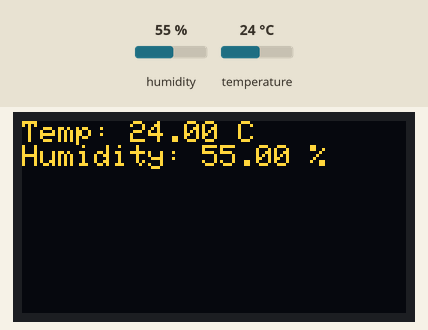
The sketch below on a simulated ESP32. On the bench: 128×64 one-colour display. The test bench sets the inputs (shaded band); at power-on: humidity 55 %, temperature 24 °C. The OLED is the two-colour kind (top 16 rows yellow); WiFi joins after 1.5 s; servers stay silent unless stated; web services answer with replies made up by the test bench; what the sketch prints to the serial monitor is not drawn.

Above: at 2.7 s.
2.8 s: humidity set to 22 %
At 5.5 s:
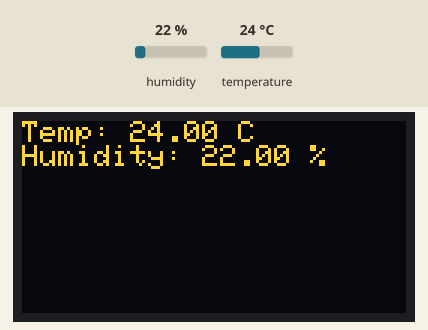
7.1 s: temperature set to 12 °C
At 9.7 s:
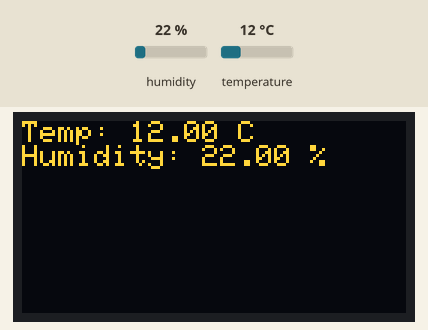
11.4 s: humidity set to 40 %
At 12.6 s:
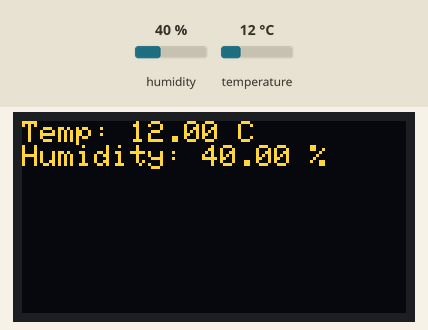
15.7 s: temperature set to 19 °C
Timing chart, 0 to 18.7 s (numbered marks = the images above; inputs shaded):
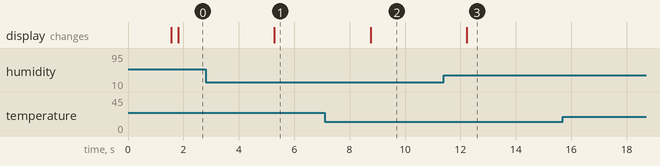

The sketch:

esp32-humidity-oled-thingspeek.ino
```cpp
#include <WiFi.h>
#include <HTTPClient.h>
#include "DHT.h"
//#include <ArduinoJson.h>
#include <SPI.h>
#include <Wire.h>
#include <Adafruit_GFX.h>
#include <Adafruit_SSD1306.h>
// OLED display settings
#define SCREEN_WIDTH 128
#define SCREEN_HEIGHT 64
#define OLED_RESET    -1
Adafruit_SSD1306 display(SCREEN_WIDTH, SCREEN_HEIGHT, &Wire, OLED_RESET);
#define DHTPIN 4           // Pin where the DHT11 data pin is connected
#define DHTTYPE DHT11
DHT dht(DHTPIN, DHTTYPE);
const char* ssid = "OPPO A3 Pro 5G";
const char* password = "pravallika123";
const char* apiKey = "SRAYJO7S5BG96X4U";
const char* server = "http://api.thingspeak.com/update";
void setup() {
  Serial.begin(115200);
  WiFi.begin(ssid, password);
  dht.begin();
  while (WiFi.status() != WL_CONNECTED) {
    delay(500);
    Serial.print(".");
  }
  Serial.println("WiFi connected");
  display.begin(SSD1306_SWITCHCAPVCC, 0x3C);
  display.clearDisplay(); // Clear the OLED screen
// Initialize the DHT sensor
  display.setTextSize(1);      // Set text size to normal
  display.setTextColor(SSD1306_WHITE); // White text
  display.setCursor(0, 0);     // Start at top-left corner
  display.println(F("DHT11 Data:"));
  display.display();           // Show the text on the OLED
}
void loop() {
  float temperature = dht.readTemperature();
  float humidity = dht.readHumidity();
 if (!isnan(temperature) && !isnan(humidity)) {
    // Send data to ThingSpeak
    if (WiFi.status() == WL_CONNECTED) {
      HTTPClient http;
      String url = String(server) + "?api_key=" + apiKey + "&field1=" + temperature + "&field2=" + humidity;
      http.begin(url);
      int httpResponseCode = http.GET();
      http.end();
    }
// Display temperature and humidity on OLED
    display.clearDisplay();  // Clear previous display data
    display.setCursor(0, 0); // Start at top-left corner
    display.print(F("Temp: "));
    display.print(temperature);
    display.println(F(" C"));
    display.print(F("Humidity: "));
    display.print(humidity);
    display.println(F(" %"));
    display.display();  // Update the OLED display
  } else {
    // Display error message if reading fails
    display.clearDisplay();
    display.setCursor(0, 0);
    display.println(F("Error reading data"));
    display.display();
  }
delay(1500);  // Wait for 1.5 seconds before the next loop
}
```

Measured:
- after the input at 2.8 s, the display: changes after 2.5 s (image 1)
- after the input at 7.1 s, the display: changes after 1.7 s (image 2)
- after the input at 11.4 s, the display: changes after 0.83 s (image 3)
